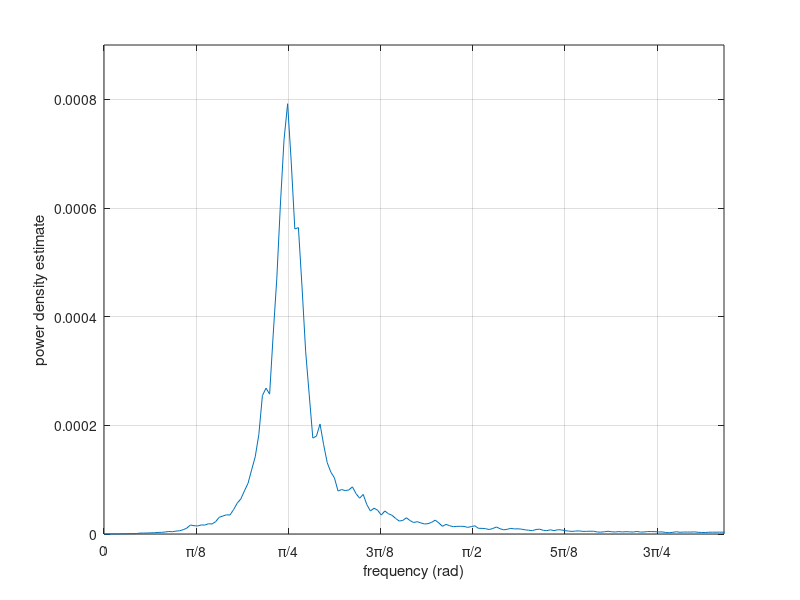

Reproduce this figure in MATLAB.
samples = importdata('wave.mat');

F_s = 10;
window = 4096;

[pxx,f] = pwelch(samples(2,:).*(pi/180), window, [], [], F_s);

%% converting from degrees to radians %%
omega = 2*pi.*f;
pxx = pxx./(2*pi);

%% plotting %% 
plot(omega,pxx);
grid on;
xticks([ 0 pi/8 pi/4 3*pi/8 pi/2 5*pi/8 3*pi/4 7*pi/8 pi])
xticklabels({'0','\pi/8','\pi/4','3\pi/8', '\pi/2', '5\pi/8', '3\pi/4', '7\pi/8', 'pi'})
xlabel('frequency (rad)');
ylabel('power density estimate');
axis([0 pi-0.5 0 0.0009]);
hold on;

